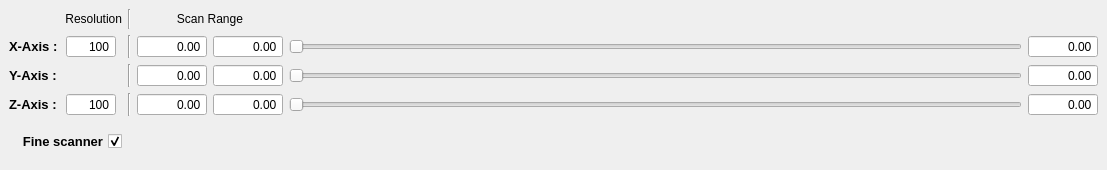
  <widget class="QDockWidget" name="scan_control_dockWidget">
   <property name="maximumSize">
    <size>
     <width>524287</width>
     <height>170</height>
    </size>
   </property>
   <property name="windowTitle">
    <string>Scan parameters</string>
   </property>
   <attribute name="dockWidgetArea">
    <number>8</number>
   </attribute>
   <widget class="QWidget" name="dockWidgetContents_3">
    <layout class="QGridLayout" name="gridLayout_3">
     <item row="0" column="0" colspan="2">
      <widget class="QLabel" name="resolutionLabel">
       <property name="sizePolicy">
        <sizepolicy hsizetype="Fixed" vsizetype="Preferred">
         <horstretch>0</horstretch>
         <verstretch>0</verstretch>
        </sizepolicy>
       </property>
       <property name="minimumSize">
        <size>
         <width>50</width>
         <height>0</height>
        </size>
       </property>
       <property name="maximumSize">
        <size>
         <width>125</width>
         <height>16777215</height>
        </size>
       </property>
       <property name="text">
        <string>Resolution</string>
       </property>
       <property name="alignment">
        <set>Qt::AlignRight|Qt::AlignTrailing|Qt::AlignVCenter</set>
       </property>
      </widget>
     </item>
     <item row="0" column="2">
      <widget class="Line" name="line">
       <property name="orientation">
        <enum>Qt::Vertical</enum>
       </property>
      </widget>
     </item>
     <item row="0" column="3" colspan="2">
      <widget class="QLabel" name="scanrangeLabel">
       <property name="text">
        <string>Scan Range</string>
       </property>
       <property name="alignment">
        <set>Qt::AlignCenter</set>
       </property>
      </widget>
     </item>
     <item row="0" column="5">
      <spacer name="horizontalSpacer_2">
       <property name="orientation">
        <enum>Qt::Horizontal</enum>
       </property>
       <property name="sizeHint" stdset="0">
        <size>
         <width>733</width>
         <height>20</height>
        </size>
       </property>
      </spacer>
     </item>
     <item row="1" column="0">
      <widget class="QLabel" name="xAxisLabel">
       <property name="sizePolicy">
        <sizepolicy hsizetype="Fixed" vsizetype="Preferred">
         <horstretch>0</horstretch>
         <verstretch>0</verstretch>
        </sizepolicy>
       </property>
       <property name="font">
        <font>
         <pointsize>10</pointsize>
         <weight>75</weight>
         <bold>true</bold>
        </font>
       </property>
       <property name="text">
        <string>X-Axis :</string>
       </property>
       <property name="scaledContents">
        <bool>false</bool>
       </property>
      </widget>
     </item>
     <item row="1" column="1">
      <widget class="QSpinBox" name="xy_res_InputWidget">
       <property name="sizePolicy">
        <sizepolicy hsizetype="Expanding" vsizetype="Fixed">
         <horstretch>0</horstretch>
         <verstretch>0</verstretch>
        </sizepolicy>
       </property>
       <property name="maximumSize">
        <size>
         <width>50</width>
         <height>16777215</height>
        </size>
       </property>
       <property name="mouseTracking">
        <bool>true</bool>
       </property>
       <property name="focusPolicy">
        <enum>Qt::WheelFocus</enum>
       </property>
       <property name="acceptDrops">
        <bool>true</bool>
       </property>
       <property name="toolTip">
        <string>&lt;html&gt;&lt;head/&gt;&lt;body&gt;&lt;p&gt;&lt;span style=&quot; font-size:10pt; font-weight:600;&quot;&gt;XY-Resolution&lt;/span&gt;&lt;/p&gt;&lt;/body&gt;&lt;/html&gt;</string>
       </property>
       <property name="alignment">
        <set>Qt::AlignRight|Qt::AlignTrailing|Qt::AlignVCenter</set>
       </property>
       <property name="buttonSymbols">
        <enum>QAbstractSpinBox::NoButtons</enum>
       </property>
       <property name="accelerated">
        <bool>true</bool>
       </property>
       <property name="minimum">
        <number>2</number>
       </property>
       <property name="maximum">
        <number>10000</number>
       </property>
       <property name="value">
        <number>100</number>
       </property>
      </widget>
     </item>
     <item row="1" column="2">
      <widget class="Line" name="line_2">
       <property name="orientation">
        <enum>Qt::Vertical</enum>
       </property>
      </widget>
     </item>
     <item row="1" column="4">
      <widget class="ScienDSpinBox" name="x_max_InputWidget">
       <property name="sizePolicy">
        <sizepolicy hsizetype="Expanding" vsizetype="Fixed">
         <horstretch>0</horstretch>
         <verstretch>0</verstretch>
        </sizepolicy>
       </property>
       <property name="minimumSize">
        <size>
         <width>70</width>
         <height>0</height>
        </size>
       </property>
       <property name="maximumSize">
        <size>
         <width>50</width>
         <height>16777215</height>
        </size>
       </property>
       <property name="mouseTracking">
        <bool>true</bool>
       </property>
       <property name="focusPolicy">
        <enum>Qt::WheelFocus</enum>
       </property>
       <property name="acceptDrops">
        <bool>true</bool>
       </property>
       <property name="toolTip">
        <string>&lt;html&gt;&lt;head/&gt;&lt;body&gt;&lt;p&gt;&lt;span style=&quot; font-size:10pt; font-weight:600;&quot;&gt;X_Max&lt;/span&gt;&lt;/p&gt;&lt;/body&gt;&lt;/html&gt;</string>
       </property>
       <property name="alignment">
        <set>Qt::AlignRight|Qt::AlignTrailing|Qt::AlignVCenter</set>
       </property>
       <property name="buttonSymbols">
        <enum>QAbstractSpinBox::NoButtons</enum>
       </property>
       <property name="accelerated">
        <bool>true</bool>
       </property>
       <property name="decimals">
        <number>2</number>
       </property>
       <property name="minimum">
        <double>-200.000000000000000</double>
       </property>
       <property name="maximum">
        <double>200.000000000000000</double>
       </property>
      </widget>
     </item>
     <item row="1" column="5">
      <widget class="QSlider" name="x_SliderWidget">
       <property name="minimumSize">
        <size>
         <width>150</width>
         <height>0</height>
        </size>
       </property>
       <property name="singleStep">
        <number>1</number>
       </property>
       <property name="orientation">
        <enum>Qt::Horizontal</enum>
       </property>
      </widget>
     </item>
     <item row="1" column="6">
      <widget class="ScienDSpinBox" name="x_current_InputWidget">
       <property name="sizePolicy">
        <sizepolicy hsizetype="Expanding" vsizetype="Fixed">
         <horstretch>0</horstretch>
         <verstretch>0</verstretch>
        </sizepolicy>
       </property>
       <property name="minimumSize">
        <size>
         <width>70</width>
         <height>0</height>
        </size>
       </property>
       <property name="maximumSize">
        <size>
         <width>50</width>
         <height>16777215</height>
        </size>
       </property>
       <property name="mouseTracking">
        <bool>true</bool>
       </property>
       <property name="focusPolicy">
        <enum>Qt::WheelFocus</enum>
       </property>
       <property name="acceptDrops">
        <bool>true</bool>
       </property>
       <property name="toolTip">
        <string>&lt;html&gt;&lt;head/&gt;&lt;body&gt;&lt;p&gt;&lt;span style=&quot; font-size:10pt; font-weight:600;&quot;&gt;X-position&lt;/span&gt;&lt;/p&gt;&lt;/body&gt;&lt;/html&gt;</string>
       </property>
       <property name="alignment">
        <set>Qt::AlignRight|Qt::AlignTrailing|Qt::AlignVCenter</set>
       </property>
       <property name="buttonSymbols">
        <enum>QAbstractSpinBox::NoButtons</enum>
       </property>
       <property name="accelerated">
        <bool>true</bool>
       </property>
       <property name="decimals">
        <number>2</number>
       </property>
       <property name="minimum">
        <double>-1000.000000000000000</double>
       </property>
       <property name="maximum">
        <double>1000.000000000000000</double>
       </property>
       <property name="singleStep">
        <double>0.010000000000000</double>
       </property>
      </widget>
     </item>
     <item row="2" column="0">
      <widget class="QLabel" name="yAxisLabel">
       <property name="sizePolicy">
        <sizepolicy hsizetype="Fixed" vsizetype="Preferred">
         <horstretch>0</horstretch>
         <verstretch>0</verstretch>
        </sizepolicy>
       </property>
       <property name="font">
        <font>
         <pointsize>10</pointsize>
         <weight>75</weight>
         <bold>true</bold>
        </font>
       </property>
       <property name="text">
        <string>Y-Axis :</string>
       </property>
      </widget>
     </item>
     <item row="2" column="1">
      <spacer name="horizontalSpacer_3">
       <property name="orientation">
        <enum>Qt::Horizontal</enum>
       </property>
       <property name="sizeType">
        <enum>QSizePolicy::Fixed</enum>
       </property>
       <property name="sizeHint" stdset="0">
        <size>
         <width>56</width>
         <height>20</height>
        </size>
       </property>
      </spacer>
     </item>
     <item row="2" column="2">
      <widget class="Line" name="line_3">
       <property name="orientation">
        <enum>Qt::Vertical</enum>
       </property>
      </widget>
     </item>
     <item row="2" column="3">
      <widget class="ScienDSpinBox" name="y_min_InputWidget">
       <property name="sizePolicy">
        <sizepolicy hsizetype="Expanding" vsizetype="Fixed">
         <horstretch>0</horstretch>
         <verstretch>0</verstretch>
        </sizepolicy>
       </property>
       <property name="minimumSize">
        <size>
         <width>70</width>
         <height>0</height>
        </size>
       </property>
       <property name="maximumSize">
        <size>
         <width>50</width>
         <height>16777215</height>
        </size>
       </property>
       <property name="mouseTracking">
        <bool>true</bool>
       </property>
       <property name="focusPolicy">
        <enum>Qt::WheelFocus</enum>
       </property>
       <property name="acceptDrops">
        <bool>true</bool>
       </property>
       <property name="toolTip">
        <string>&lt;html&gt;&lt;head/&gt;&lt;body&gt;&lt;p&gt;&lt;span style=&quot; font-size:10pt; font-weight:600;&quot;&gt;Y_Min&lt;/span&gt;&lt;/p&gt;&lt;/body&gt;&lt;/html&gt;</string>
       </property>
       <property name="alignment">
        <set>Qt::AlignRight|Qt::AlignTrailing|Qt::AlignVCenter</set>
       </property>
       <property name="buttonSymbols">
        <enum>QAbstractSpinBox::NoButtons</enum>
       </property>
       <property name="accelerated">
        <bool>true</bool>
       </property>
       <property name="decimals">
        <number>2</number>
       </property>
       <property name="minimum">
        <double>-200.000000000000000</double>
       </property>
       <property name="maximum">
        <double>200.000000000000000</double>
       </property>
      </widget>
     </item>
     <item row="2" column="4">
      <widget class="ScienDSpinBox" name="y_max_InputWidget">
       <property name="sizePolicy">
        <sizepolicy hsizetype="Expanding" vsizetype="Fixed">
         <horstretch>0</horstretch>
         <verstretch>0</verstretch>
        </sizepolicy>
       </property>
       <property name="minimumSize">
        <size>
         <width>70</width>
         <height>0</height>
        </size>
       </property>
       <property name="maximumSize">
        <size>
         <width>50</width>
         <height>16777215</height>
        </size>
       </property>
       <property name="mouseTracking">
        <bool>true</bool>
       </property>
       <property name="focusPolicy">
        <enum>Qt::WheelFocus</enum>
       </property>
       <property name="acceptDrops">
        <bool>true</bool>
       </property>
       <property name="toolTip">
        <string>&lt;html&gt;&lt;head/&gt;&lt;body&gt;&lt;p&gt;&lt;span style=&quot; font-size:10pt; font-weight:600;&quot;&gt;Y_Max&lt;/span&gt;&lt;/p&gt;&lt;/body&gt;&lt;/html&gt;</string>
       </property>
       <property name="alignment">
        <set>Qt::AlignRight|Qt::AlignTrailing|Qt::AlignVCenter</set>
       </property>
       <property name="buttonSymbols">
        <enum>QAbstractSpinBox::NoButtons</enum>
       </property>
       <property name="accelerated">
        <bool>true</bool>
       </property>
       <property name="decimals">
        <number>2</number>
       </property>
       <property name="minimum">
        <double>-200.000000000000000</double>
       </property>
       <property name="maximum">
        <double>200.000000000000000</double>
       </property>
      </widget>
     </item>
     <item row="2" column="5">
      <widget class="QSlider" name="y_SliderWidget">
       <property name="sizePolicy">
        <sizepolicy hsizetype="Expanding" vsizetype="Fixed">
         <horstretch>0</horstretch>
         <verstretch>0</verstretch>
        </sizepolicy>
       </property>
       <property name="minimumSize">
        <size>
         <width>150</width>
         <height>0</height>
        </size>
       </property>
       <property name="sizeIncrement">
        <size>
         <width>0</width>
         <height>0</height>
        </size>
       </property>
       <property name="baseSize">
        <size>
         <width>0</width>
         <height>0</height>
        </size>
       </property>
       <property name="focusPolicy">
        <enum>Qt::StrongFocus</enum>
       </property>
       <property name="orientation">
        <enum>Qt::Horizontal</enum>
       </property>
      </widget>
     </item>
     <item row="2" column="6">
      <widget class="ScienDSpinBox" name="y_current_InputWidget">
       <property name="sizePolicy">
        <sizepolicy hsizetype="Expanding" vsizetype="Fixed">
         <horstretch>0</horstretch>
         <verstretch>0</verstretch>
        </sizepolicy>
       </property>
       <property name="minimumSize">
        <size>
         <width>70</width>
         <height>0</height>
        </size>
       </property>
       <property name="maximumSize">
        <size>
         <width>50</width>
         <height>16777215</height>
        </size>
       </property>
       <property name="mouseTracking">
        <bool>true</bool>
       </property>
       <property name="focusPolicy">
        <enum>Qt::WheelFocus</enum>
       </property>
       <property name="acceptDrops">
        <bool>true</bool>
       </property>
       <property name="toolTip">
        <string>&lt;html&gt;&lt;head/&gt;&lt;body&gt;&lt;p&gt;&lt;span style=&quot; font-size:10pt; font-weight:600;&quot;&gt;Y-position&lt;/span&gt;&lt;/p&gt;&lt;/body&gt;&lt;/html&gt;</string>
       </property>
       <property name="alignment">
        <set>Qt::AlignRight|Qt::AlignTrailing|Qt::AlignVCenter</set>
       </property>
       <property name="buttonSymbols">
        <enum>QAbstractSpinBox::NoButtons</enum>
       </property>
       <property name="accelerated">
        <bool>true</bool>
       </property>
       <property name="decimals">
        <number>2</number>
       </property>
       <property name="minimum">
        <double>-1000.000000000000000</double>
       </property>
       <property name="maximum">
        <double>1000.000000000000000</double>
       </property>
       <property name="singleStep">
        <double>0.010000000000000</double>
       </property>
      </widget>
     </item>
     <item row="3" column="0">
      <widget class="QLabel" name="zAxisLabel">
       <property name="sizePolicy">
        <sizepolicy hsizetype="Fixed" vsizetype="Preferred">
         <horstretch>0</horstretch>
         <verstretch>0</verstretch>
        </sizepolicy>
       </property>
       <property name="minimumSize">
        <size>
         <width>51</width>
         <height>0</height>
        </size>
       </property>
       <property name="font">
        <font>
         <pointsize>10</pointsize>
         <weight>75</weight>
         <bold>true</bold>
        </font>
       </property>
       <property name="text">
        <string>Z-Axis :</string>
       </property>
      </widget>
     </item>
     <item row="3" column="1">
      <widget class="QSpinBox" name="z_res_InputWidget">
       <property name="sizePolicy">
        <sizepolicy hsizetype="Expanding" vsizetype="Fixed">
         <horstretch>0</horstretch>
         <verstretch>0</verstretch>
        </sizepolicy>
       </property>
       <property name="maximumSize">
        <size>
         <width>50</width>
         <height>16777215</height>
        </size>
       </property>
       <property name="mouseTracking">
        <bool>true</bool>
       </property>
       <property name="focusPolicy">
        <enum>Qt::WheelFocus</enum>
       </property>
       <property name="acceptDrops">
        <bool>true</bool>
       </property>
       <property name="toolTip">
        <string>&lt;html&gt;&lt;head/&gt;&lt;body&gt;&lt;p&gt;&lt;span style=&quot; font-size:10pt; font-weight:600;&quot;&gt;Z-Resolution&lt;/span&gt;&lt;/p&gt;&lt;/body&gt;&lt;/html&gt;</string>
       </property>
       <property name="alignment">
        <set>Qt::AlignRight|Qt::AlignTrailing|Qt::AlignVCenter</set>
       </property>
       <property name="buttonSymbols">
        <enum>QAbstractSpinBox::NoButtons</enum>
       </property>
       <property name="accelerated">
        <bool>true</bool>
       </property>
       <property name="minimum">
        <number>2</number>
       </property>
       <property name="maximum">
        <number>10000</number>
       </property>
       <property name="value">
        <number>100</number>
       </property>
      </widget>
     </item>
     <item row="3" column="2">
      <widget class="Line" name="line_4">
       <property name="orientation">
        <enum>Qt::Vertical</enum>
       </property>
      </widget>
     </item>
     <item row="3" column="3">
      <widget class="ScienDSpinBox" name="z_min_InputWidget">
       <property name="sizePolicy">
        <sizepolicy hsizetype="Expanding" vsizetype="Fixed">
         <horstretch>0</horstretch>
         <verstretch>0</verstretch>
        </sizepolicy>
       </property>
       <property name="minimumSize">
        <size>
         <width>70</width>
         <height>0</height>
        </size>
       </property>
       <property name="maximumSize">
        <size>
         <width>50</width>
         <height>16777215</height>
        </size>
       </property>
       <property name="mouseTracking">
        <bool>true</bool>
       </property>
       <property name="focusPolicy">
        <enum>Qt::WheelFocus</enum>
       </property>
       <property name="acceptDrops">
        <bool>true</bool>
       </property>
       <property name="toolTip">
        <string>&lt;html&gt;&lt;head/&gt;&lt;body&gt;&lt;p&gt;&lt;span style=&quot; font-size:10pt; font-weight:600;&quot;&gt;Z_Min&lt;/span&gt;&lt;/p&gt;&lt;/body&gt;&lt;/html&gt;</string>
       </property>
       <property name="alignment">
        <set>Qt::AlignRight|Qt::AlignTrailing|Qt::AlignVCenter</set>
       </property>
       <property name="buttonSymbols">
        <enum>QAbstractSpinBox::NoButtons</enum>
       </property>
       <property name="accelerated">
        <bool>true</bool>
       </property>
       <property name="decimals">
        <number>2</number>
       </property>
       <property name="minimum">
        <double>-200.000000000000000</double>
       </property>
       <property name="maximum">
        <double>200.000000000000000</double>
       </property>
      </widget>
     </item>
     <item row="3" column="4">
      <widget class="ScienDSpinBox" name="z_max_InputWidget">
       <property name="sizePolicy">
        <sizepolicy hsizetype="Expanding" vsizetype="Fixed">
         <horstretch>0</horstretch>
         <verstretch>0</verstretch>
        </sizepolicy>
       </property>
       <property name="minimumSize">
        <size>
         <width>70</width>
         <height>0</height>
        </size>
       </property>
       <property name="maximumSize">
        <size>
         <width>50</width>
         <height>16777215</height>
        </size>
       </property>
       <property name="mouseTracking">
        <bool>true</bool>
       </property>
       <property name="focusPolicy">
        <enum>Qt::WheelFocus</enum>
       </property>
       <property name="acceptDrops">
        <bool>true</bool>
       </property>
       <property name="toolTip">
        <string>&lt;html&gt;&lt;head/&gt;&lt;body&gt;&lt;p&gt;&lt;span style=&quot; font-size:10pt; font-weight:600;&quot;&gt;Z_Max&lt;/span&gt;&lt;/p&gt;&lt;/body&gt;&lt;/html&gt;</string>
       </property>
       <property name="alignment">
        <set>Qt::AlignRight|Qt::AlignTrailing|Qt::AlignVCenter</set>
       </property>
       <property name="buttonSymbols">
        <enum>QAbstractSpinBox::NoButtons</enum>
       </property>
       <property name="accelerated">
        <bool>true</bool>
       </property>
       <property name="decimals">
        <number>2</number>
       </property>
       <property name="minimum">
        <double>-200.000000000000000</double>
       </property>
       <property name="maximum">
        <double>200.000000000000000</double>
       </property>
      </widget>
     </item>
     <item row="3" column="5">
      <widget class="QSlider" name="z_SliderWidget">
       <property name="minimumSize">
        <size>
         <width>150</width>
         <height>0</height>
        </size>
       </property>
       <property name="orientation">
        <enum>Qt::Horizontal</enum>
       </property>
      </widget>
     </item>
     <item row="3" column="6">
      <widget class="ScienDSpinBox" name="z_current_InputWidget">
       <property name="sizePolicy">
        <sizepolicy hsizetype="Expanding" vsizetype="Fixed">
         <horstretch>0</horstretch>
         <verstretch>0</verstretch>
        </sizepolicy>
       </property>
       <property name="minimumSize">
        <size>
         <width>70</width>
         <height>0</height>
        </size>
       </property>
       <property name="maximumSize">
        <size>
         <width>50</width>
         <height>16777215</height>
        </size>
       </property>
       <property name="mouseTracking">
        <bool>true</bool>
       </property>
       <property name="focusPolicy">
        <enum>Qt::WheelFocus</enum>
       </property>
       <property name="acceptDrops">
        <bool>true</bool>
       </property>
       <property name="toolTip">
        <string>&lt;html&gt;&lt;head/&gt;&lt;body&gt;&lt;p&gt;&lt;span style=&quot; font-size:10pt; font-weight:600;&quot;&gt;Z-position&lt;/span&gt;&lt;/p&gt;&lt;/body&gt;&lt;/html&gt;</string>
       </property>
       <property name="alignment">
        <set>Qt::AlignRight|Qt::AlignTrailing|Qt::AlignVCenter</set>
       </property>
       <property name="buttonSymbols">
        <enum>QAbstractSpinBox::NoButtons</enum>
       </property>
       <property name="decimals">
        <number>2</number>
       </property>
       <property name="minimum">
        <double>-1000.000000000000000</double>
       </property>
       <property name="maximum">
        <double>1000.000000000000000</double>
       </property>
       <property name="singleStep">
        <double>0.010000000000000</double>
       </property>
      </widget>
     </item>
     <item row="4" column="5">
      <spacer name="verticalSpacer_2">
       <property name="orientation">
        <enum>Qt::Vertical</enum>
       </property>
       <property name="sizeHint" stdset="0">
        <size>
         <width>20</width>
         <height>40</height>
        </size>
       </property>
      </spacer>
     </item>
     <item row="1" column="3">
      <widget class="ScienDSpinBox" name="x_min_InputWidget">
       <property name="sizePolicy">
        <sizepolicy hsizetype="Expanding" vsizetype="Fixed">
         <horstretch>0</horstretch>
         <verstretch>0</verstretch>
        </sizepolicy>
       </property>
       <property name="minimumSize">
        <size>
         <width>70</width>
         <height>0</height>
        </size>
       </property>
       <property name="maximumSize">
        <size>
         <width>50</width>
         <height>16777215</height>
        </size>
       </property>
       <property name="mouseTracking">
        <bool>true</bool>
       </property>
       <property name="focusPolicy">
        <enum>Qt::WheelFocus</enum>
       </property>
       <property name="acceptDrops">
        <bool>true</bool>
       </property>
       <property name="toolTip">
        <string>&lt;html&gt;&lt;head/&gt;&lt;body&gt;&lt;p&gt;&lt;span style=&quot; font-size:10pt; font-weight:600;&quot;&gt;X_Min&lt;/span&gt;&lt;/p&gt;&lt;/body&gt;&lt;/html&gt;</string>
       </property>
       <property name="alignment">
        <set>Qt::AlignRight|Qt::AlignTrailing|Qt::AlignVCenter</set>
       </property>
       <property name="buttonSymbols">
        <enum>QAbstractSpinBox::NoButtons</enum>
       </property>
       <property name="accelerated">
        <bool>true</bool>
       </property>
       <property name="decimals">
        <number>2</number>
       </property>
       <property name="minimum">
        <double>-200.000000000000000</double>
       </property>
       <property name="maximum">
        <double>200.000000000000000</double>
       </property>
       <property name="singleStep">
        <double>0.100000000000000</double>
       </property>
      </widget>
     </item>
     <item row="4" column="0" colspan="2">
      <widget class="QCheckBox" name="fineScannercheckBox">
       <property name="font">
        <font>
         <pointsize>10</pointsize>
         <weight>75</weight>
         <bold>true</bold>
        </font>
       </property>
       <property name="layoutDirection">
        <enum>Qt::RightToLeft</enum>
       </property>
       <property name="text">
        <string>Fine scanner</string>
       </property>
       <property name="checked">
        <bool>true</bool>
       </property>
      </widget>
     </item>
    </layout>
   </widget>
  </widget>
